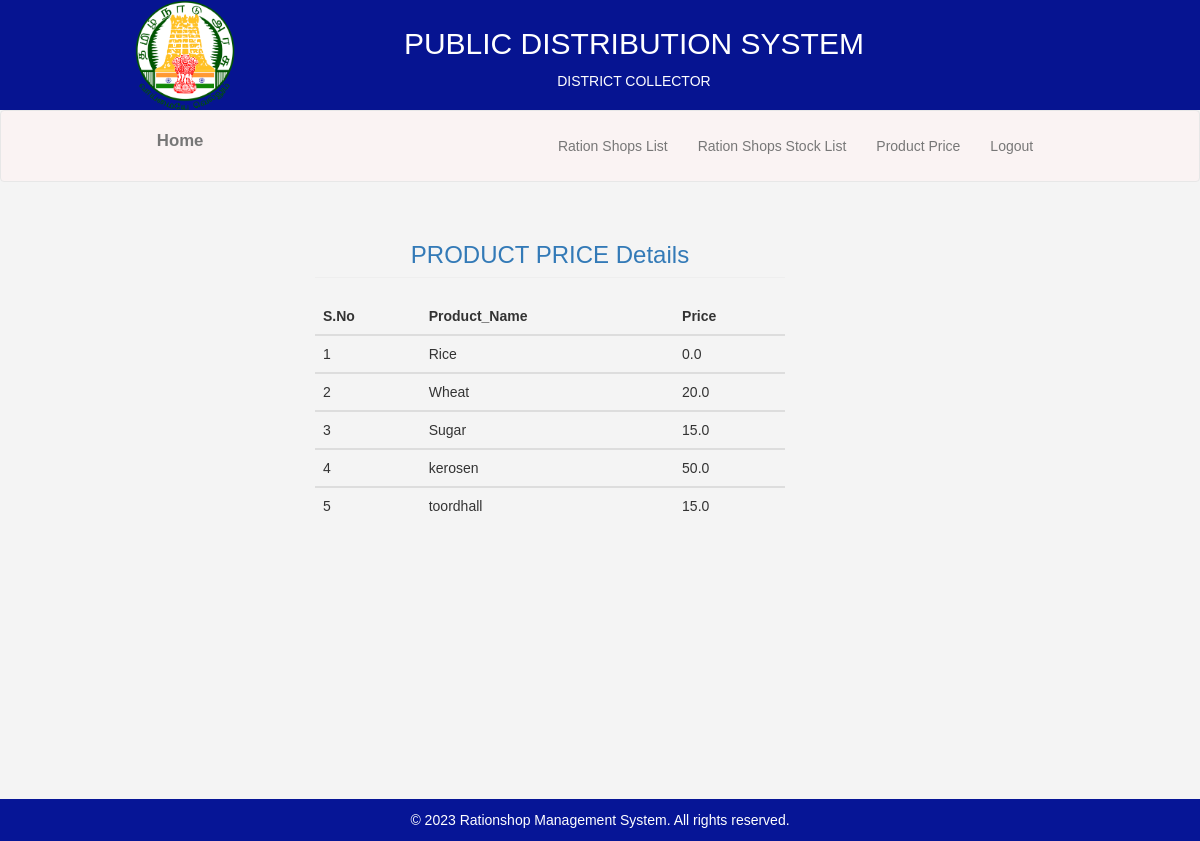
/web/collector_pricelist/, run on the app's committed database.
### web/models.py (models this page shows, shortened)
class ProductPrice(models.Model):
    product_name = models.CharField(max_length=30, primary_key=True)
    price = models.FloatField()

### web/views.py (the view)
def collector_pricelist(request):
    mydata=ProductPrice.objects.all()
    if(mydata!=''):
        return render(request,'district_collector/price_list.html',{'datas':mydata})
    else:
        return render(request,'district_collector/price_list.html')

### web/templates/district_collector/price_list.html
{% extends 'district_collector/collector_base2.html' %}
{% block body %}
    <div class="col-md-offset-3 col-md-5">
        <h3 class="page-header text-primary text-center">PRODUCT PRICE Details</h3>
        <table class="table table-border">
            <thead>
                <tr>
                    <th>S.No</th>
                    <th>Product_Name</th>
                    <th>Price</th>
                </tr>
            </thead>
            {% for data in datas %}
            <tbody>
                <tr>
                    <td>{{forloop.counter}}</td>
                    <td>{{data.product_name}}</td>
                    <td>{{data.price}}</td>
                </tr>
            </tbody>
            {% endfor %}
        </table>
    </div>
    {% endblock %}

### web/static/web/css/style.css (style rules this page uses)
* { margin: 0; padding: 0; box-sizing: border-box; }
body { font-family: Arial, sans-serif; line-height: 1.6; background-color: #f4f4f4; color: #333; }

### data on the page
ProductPrice: product_name "Rice", price "0.0"
ProductPrice: product_name "Wheat", price "20.0"
ProductPrice: product_name "Sugar", price "15.0"
ProductPrice: product_name "kerosen", price "50.0"
ProductPrice: product_name "toordhall", price "15.0"
